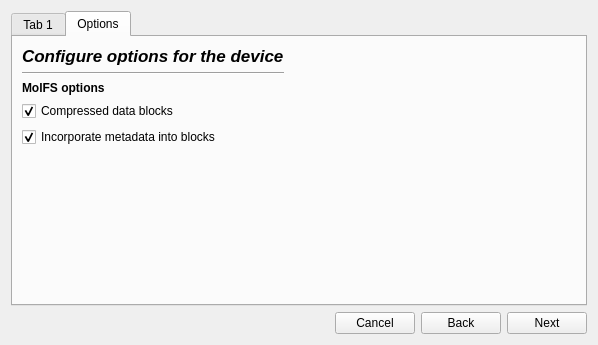
<?xml version="1.0" encoding="UTF-8"?>
<ui version="4.0">
 <class>Form</class>
 <widget class="QWidget" name="Form">
  <property name="geometry">
   <rect>
    <x>0</x>
    <y>0</y>
    <width>598</width>
    <height>345</height>
   </rect>
  </property>
  <property name="windowTitle">
   <string>Form</string>
  </property>
  <layout class="QVBoxLayout" name="verticalLayout">
   <item>
    <widget class="QTabWidget" name="Tabs">
     <property name="styleSheet">
      <string notr="true"/>
     </property>
     <property name="tabShape">
      <enum>QTabWidget::Rounded</enum>
     </property>
     <property name="currentIndex">
      <number>1</number>
     </property>
     <property name="documentMode">
      <bool>false</bool>
     </property>
     <property name="tabBarAutoHide">
      <bool>true</bool>
     </property>
     <widget class="QWidget" name="tab">
      <attribute name="title">
       <string>Tab 1</string>
      </attribute>
      <layout class="QGridLayout" name="gridLayout">
       <item row="3" column="2">
        <spacer name="horizontalSpacer_2">
         <property name="orientation">
          <enum>Qt::Horizontal</enum>
         </property>
         <property name="sizeHint" stdset="0">
          <size>
           <width>40</width>
           <height>20</height>
          </size>
         </property>
        </spacer>
       </item>
       <item row="0" column="1">
        <widget class="QLabel" name="label_2">
         <property name="font">
          <font>
           <pointsize>13</pointsize>
           <weight>75</weight>
           <italic>true</italic>
           <bold>true</bold>
          </font>
         </property>
         <property name="text">
          <string>Create  a new MolFS device</string>
         </property>
        </widget>
       </item>
       <item row="3" column="1">
        <widget class="QLineEdit" name="DriveName"/>
       </item>
       <item row="5" column="1">
        <spacer name="verticalSpacer">
         <property name="orientation">
          <enum>Qt::Vertical</enum>
         </property>
         <property name="sizeHint" stdset="0">
          <size>
           <width>20</width>
           <height>40</height>
          </size>
         </property>
        </spacer>
       </item>
       <item row="4" column="1">
        <widget class="QLabel" name="warningLabel">
         <property name="palette">
          <palette>
           <active>
            <colorrole role="WindowText">
             <brush brushstyle="SolidPattern">
              <color alpha="255">
               <red>250</red>
               <green>10</green>
               <blue>10</blue>
              </color>
             </brush>
            </colorrole>
           </active>
           <inactive>
            <colorrole role="WindowText">
             <brush brushstyle="SolidPattern">
              <color alpha="255">
               <red>250</red>
               <green>10</green>
               <blue>10</blue>
              </color>
             </brush>
            </colorrole>
           </inactive>
           <disabled>
            <colorrole role="WindowText">
             <brush brushstyle="SolidPattern">
              <color alpha="255">
               <red>144</red>
               <green>144</green>
               <blue>144</blue>
              </color>
             </brush>
            </colorrole>
           </disabled>
          </palette>
         </property>
         <property name="text">
          <string>TextLabel</string>
         </property>
         <property name="textFormat">
          <enum>Qt::RichText</enum>
         </property>
        </widget>
       </item>
       <item row="2" column="1">
        <widget class="QLabel" name="label">
         <property name="text">
          <string>Type a name for your drive</string>
         </property>
        </widget>
       </item>
       <item row="1" column="1">
        <widget class="Line" name="line">
         <property name="orientation">
          <enum>Qt::Horizontal</enum>
         </property>
        </widget>
       </item>
      </layout>
     </widget>
     <widget class="QWidget" name="tab_2">
      <attribute name="title">
       <string>Options</string>
      </attribute>
      <layout class="QGridLayout" name="gridLayout_2">
       <item row="3" column="1">
        <spacer name="horizontalSpacer_3">
         <property name="orientation">
          <enum>Qt::Horizontal</enum>
         </property>
         <property name="sizeHint" stdset="0">
          <size>
           <width>40</width>
           <height>20</height>
          </size>
         </property>
        </spacer>
       </item>
       <item row="1" column="0">
        <widget class="Line" name="line_2">
         <property name="orientation">
          <enum>Qt::Horizontal</enum>
         </property>
        </widget>
       </item>
       <item row="5" column="1">
        <spacer name="verticalSpacer_2">
         <property name="orientation">
          <enum>Qt::Vertical</enum>
         </property>
         <property name="sizeHint" stdset="0">
          <size>
           <width>20</width>
           <height>40</height>
          </size>
         </property>
        </spacer>
       </item>
       <item row="4" column="0">
        <widget class="QCheckBox" name="tagBlocks">
         <property name="text">
          <string>Incorporate metadata into blocks</string>
         </property>
         <property name="checked">
          <bool>true</bool>
         </property>
        </widget>
       </item>
       <item row="3" column="0">
        <widget class="QCheckBox" name="compressedBlocks">
         <property name="text">
          <string>Compressed data blocks</string>
         </property>
         <property name="checked">
          <bool>true</bool>
         </property>
        </widget>
       </item>
       <item row="2" column="0">
        <widget class="QLabel" name="label_3">
         <property name="font">
          <font>
           <weight>75</weight>
           <bold>true</bold>
          </font>
         </property>
         <property name="text">
          <string>MolFS options</string>
         </property>
        </widget>
       </item>
       <item row="0" column="0">
        <widget class="QLabel" name="label_4">
         <property name="font">
          <font>
           <pointsize>13</pointsize>
           <weight>75</weight>
           <italic>true</italic>
           <bold>true</bold>
          </font>
         </property>
         <property name="text">
          <string>Configure options for the device</string>
         </property>
        </widget>
       </item>
      </layout>
     </widget>
    </widget>
   </item>
   <item>
    <layout class="QHBoxLayout" name="horizontalLayout">
     <item>
      <spacer name="horizontalSpacer">
       <property name="orientation">
        <enum>Qt::Horizontal</enum>
       </property>
       <property name="sizeHint" stdset="0">
        <size>
         <width>40</width>
         <height>20</height>
        </size>
       </property>
      </spacer>
     </item>
     <item>
      <widget class="QPushButton" name="cancelBtn">
       <property name="text">
        <string>Cancel</string>
       </property>
      </widget>
     </item>
     <item>
      <widget class="QPushButton" name="backBtn">
       <property name="text">
        <string>Back</string>
       </property>
      </widget>
     </item>
     <item>
      <widget class="QPushButton" name="nextBtn">
       <property name="text">
        <string>Next</string>
       </property>
      </widget>
     </item>
    </layout>
   </item>
  </layout>
 </widget>
 <resources/>
 <connections/>
</ui>
